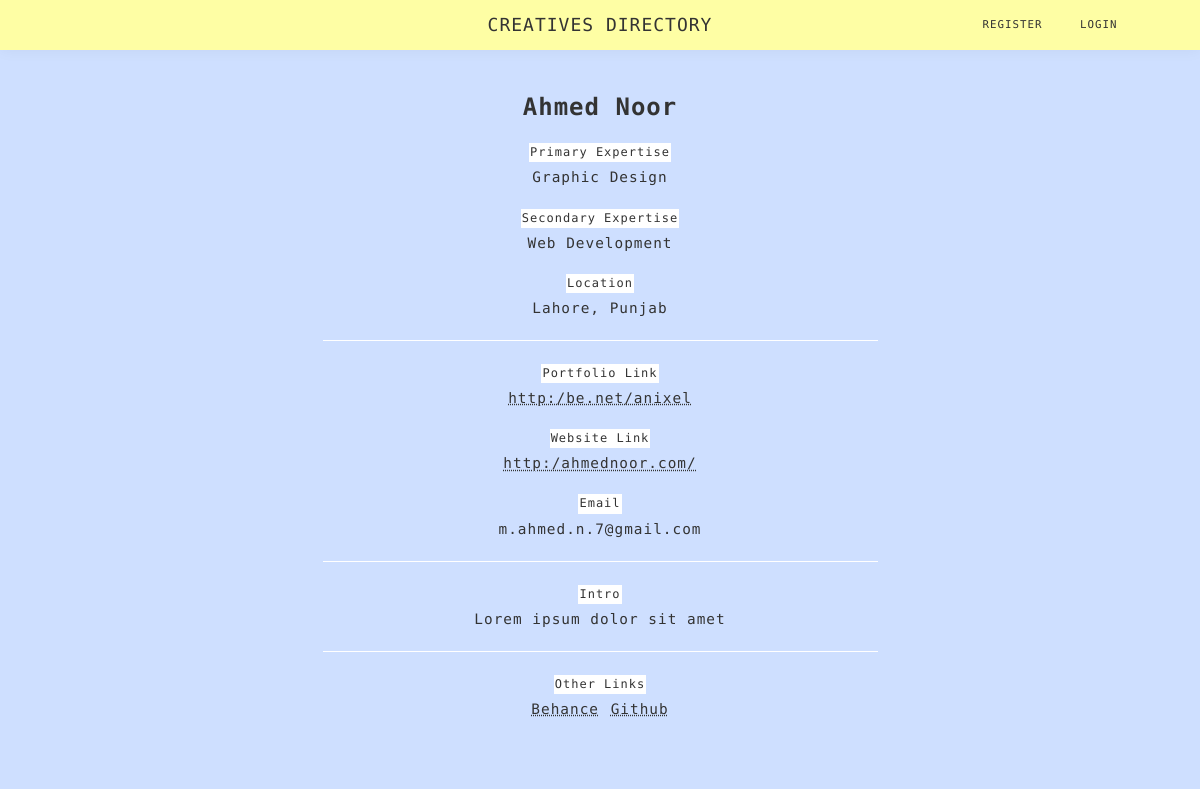
Page /profile/12 on the committed database.
### tables this page shows
CREATE TABLE creatives (id INTEGER PRIMARY KEY AUTOINCREMENT UNIQUE NOT NULL, name TEXT NOT NULL, email TEXT NOT NULL UNIQUE, password TEXT NOT NULL, city TEXT NOT NULL, primary_expertise TEXT NOT NULL, secondary_expertise TEXT, small_intro TEXT, primary_portfolio TEXT NOT NULL, personal_website TEXT, behance TEXT, dribbble TEXT, linkedin TEXT, github TEXT, gitlab TEXT, twitter TEXT, facebook TEXT, email_confirmation_token TEXT, email_confirmed TEXT DEFAULT false, password_reset_token TEXT);

### app.py (the view)
@app.route('/profile/<id>', methods=['GET', 'POST'])
def user_profile(id):
    if request.method == 'GET':
        creatives = db.execute("SELECT * FROM creatives WHERE id=:id", id=id)
        if len(creatives) < 1:
            return render_template('status.html', msg="Profile Not Found")
        elif creatives[0]['email_confirmed'] != 'true':
            return render_template('status.html', msg="Profile Not Found")
        else:
            show_edit_btn = False
            if g.logged_in is True and g.user_id == id:
                show_edit_btn = True
            creative = creatives[0]
            return render_template('user_profile.html', creative=creative, show_edit_btn=show_edit_btn)
    else:
        return redirect(url_for('index'))

### app.py (called while the page is built)
@app.before_request
def before_request():
    g.user_id = None
    g.name = None
    g.logged_in = None
    if "user_id" in session:
        g.user_id = session["user_id"]
        g.name = session["name"]
        g.logged_in = session["logged_in"]

    def execute(self, text, *multiparams, **params):
        try:
            statement = sqlalchemy.text(text).bindparams(*multiparams, **params)
            result = self.engine.execute(str(statement.compile(compile_kwargs={"literal_binds": True})))
            if result.returns_rows:
                rows = result.fetchall()
                return [dict(row) for row in rows]
            elif result.lastrowid is not None:
                return result.lastrowid
            else:
                return result.rowcount
        except sqlalchemy.exc.IntegrityError:
            return None
        except Exception as e:
            raise RuntimeError(e)

### templates/user_profile.html (shortened to what this page needs)
{% extends "layout.html" %}
{% block main %}
    <div class="container">
        <div class="row">
            <div class="col-sm-3"></div>
            <div class="col-sm-6">
                <div class="registration-main-container">
                    <h3 class="profile-heading-name">{{ creative['name'] }}</h3>
                        {% if creative['primary_expertise'] != '' %}
                            <p class="profile-field"><strong>Primary Expertise</strong><br>{{ creative['primary_expertise'] }}</p>
                        {% endif %}
                        {% if creative['secondary_expertise'] != '' %}
                            <p class="profile-field"><strong>Secondary Expertise</strong><br>{{ creative['secondary_expertise'] }}</p>
                        {% endif %}
                        {% if creative['city'] != '' %}
                            <p class="profile-field"><strong>Location</strong><br>{{ creative['city'] }}</p>
                        {% endif %}
                        <hr>
                        {% if creative['primary_portfolio'] != '' %}
                            <p class="profile-field"><strong>Portfolio Link</strong><br><a href="{{ creative['primary_portfolio'] }}" target="_blank">{{ creative['primary_portfolio'] }}</a></p>
                        {% endif %}
                        {% if creative['personal_website'] != '' %}
                            <p class="profile-field"><strong>Website Link</strong><br><a href="{{ creative['personal_website'] }}" target="_blank">{{ creative['personal_website'] }}</a></p>
                        {% endif %}
                        {% if creative['email'] != '' %}
                            <p class="profile-field"><strong>Email</strong><br>{{ creative['email'] }}</p>
                        {% endif %}
                        <hr>
                        {% if creative['small_intro'] != '' %}
                            <p class="profile-field"><strong>Intro</strong><br>{{ creative['small_intro'] }}</p>
                        {% endif %}
                        {% if creative['behance'] != '' or creative['dribbble'] != '' or creative['linkedin'] != '' or creative['github'] != '' or creative['gitlab'] != '' or creative['twitter'] != '' or creative['facebook'] != '' %}
                            <hr>
                            <p class="profile-field"><strong>Other Links</strong><br>
                            {% if creative['behance'] != '' %}
                                <a href="{{ creative['behance'] }}" target="_blank">Behance</a>
                            {% endif %}
                            {% if creative['github'] != '' %}
                                <a href="{{ creative['github'] }}" target="_blank">Github</a>
                            {% endif %}
                            </p>
                        {% endif %}
                </div>
            </div>
            <div class="col-sm-3"></div>
        </div>
    </div>
    <br>
    <br>
    <br>
    <br>
{% endblock %}

### templates/layout.html (shortened to what this page needs)
<!DOCTYPE html>
<html lang="en">
<head>
    <link rel="stylesheet" type="text/css" href="../static/css/bootstrap.min.css">
    <link rel="stylesheet" type="text/css" href="../static/css/main.css">
</head>
<body>
    <header class="container-fluid">
        <div class="row">
            <div class="col-sm-6 header-logo-container">
                <a href="{{ url_for('index') }}" class="header-logo">Creatives Directory</a>
            </div>
            <div class="col-sm-3 nav-link-container">
                {% if g.logged_in != True %}
                <a href="{{ url_for('register') }}" class="nav-link">Register</a>
                <a href="{{ url_for('login') }}" class="nav-link">Login</a>
                {% endif %}
            </div>
        </div>
    </header>
{% block main %}{% endblock %}
</body>
</html>

### static/css/main.css (style rules this page uses)
*, *:before, *:after { margin: 0; padding: 0; -webkit-box-sizing: border-box; box-sizing: border-box; }
html, body { margin: 0; padding: 0; width: 100%; }
body { height: auto; overflow-x: hidden; font-family: 'Roboto Mono', monospace; background-color: #cedfff; letter-spacing: 1px; }
a { display: inline-block; padding: 0px 1px; }
hr { border-color: #ffffff; }
:root { font-size: 12px; }
header { text-align: center; background-color: #fefea4; -webkit-box-shadow: 0 0 16px rgba(0, 0, 0, 0.05); box-shadow: 0 0 16px rgba(0, 0, 0, 0.05); }
.header-logo-container, .nav-link-container { height: 50px; }
.header-logo { display: inline-block; margin: 0 auto; margin-top: 8px; padding: 4px 12px; text-align: center; color: #333333; font-size: 1.5rem; text-transform: uppercase; }
.nav-link-container { text-align: center; }
.nav-link-container a.nav-link { display: inline-block; margin: 0 2px; margin-top: 13px; padding: 4px 12px; color: #333333; font-size: 0.9rem; text-transform: uppercase; text-decoration: none; }
.registration-main-container { margin: 40px auto; }
.profile-heading-name { font-size: 2rem; text-align: center; margin-bottom: 16px; }
.profile-field { margin-bottom: 16px; font-size: 1.2rem; text-align: center; line-height: 1.6; }
.profile-field a { color: #333333; text-decoration: underline; -webkit-text-decoration-style: dotted; text-decoration-style: dotted; }
.profile-field strong { display: inline-block; margin-bottom: 4px; padding: 0px 1px; background-color: #ffffff; font-size: 1rem; font-weight: normal; }

### rows in the picture
creatives: name "Ahmed Noor", primary_expertise "Graphic Design", secondary_expertise "Web Development", city "Lahore, Punjab", primary_portfolio "http:/be.net/anixel", personal_website "http:/ahmednoor.com/", email "m.ahmed.n.7@gmail.com", small_intro "Lorem ipsum dolor sit amet"
